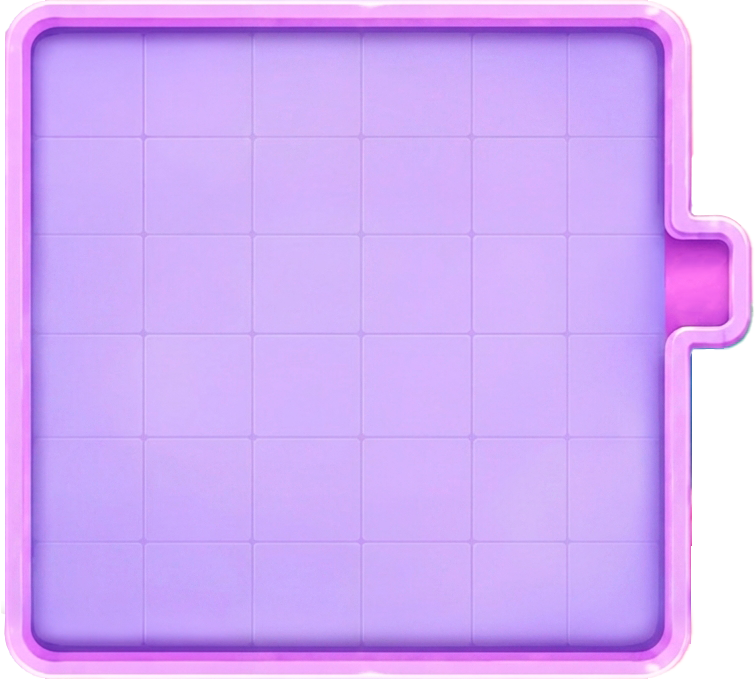
#> input picture assets/art/board/Board_full.png, 755 x 679 px, found by its file name
$ python draw_board_grid.py
#> lines starting #> are read from the running program, lines starting #| are printed output that depends on the picture
#!/usr/bin/env python3
"""Рисует сетку 6x6 поверх `Board_full.png` по геометрии из `GameConfig.ts`.

Зачем: автор убрал старую запечённую сетку с `Board_full.png` (была невыразительной и не
совпадала с тем, где реально останавливаются блоки — GameConfig.colPitch/rowPitch считают
РАВНОМЕРНЫЙ шаг из inner rect, а старые линии на текстуре были нарисованы неравномерно).
Новые линии кладутся ровно на границы ячеек, которые использует рантайм, — расхождений
"сетка vs блоки" больше не будет по построению.

Геометрия (числа — те же, что в `assets/scripts/Core/GameConfig.ts`, дублировать формулы
безопасно: это одноразовый build-tool, а не рантайм-код, GameConfig остаётся source of truth):
  boardInnerLeft/Top/Right/Bottom = 32/29/663/649 px текстуры, gridCols/gridRows = 6/6.
  colPitch = (663-32)/6 ≈ 105.17 px, rowPitch = (649-29)/6 ≈ 103.33 px.

Линии — только ВНУТРЕННИЕ границы ячеек (5 вертикальных + 5 горизонтальных, i=1..5).
Внешний периметр inner rect не дублируется линией: он уже промаркирован рамкой платы
(тёмный рант в самом арте, см. замеры пикселей вокруг x=32/663, y=29/649) — линия поверх
рамки только замусорила бы её, ничего не добавляя к читаемости.

Цвет — чистый белый (255,255,255), непрозрачный в теле линии; сглаживание на краях линии
делается только альфой (суперсэмплинг), это не меняет сам цвет.

Запуск: python3 tools/draw_board_grid.py
"""
from PIL import Image, ImageDraw

SRC = "assets/art/board/Board_full.png"

BOARD_INNER_LEFT = 32
BOARD_INNER_TOP = 29
BOARD_INNER_RIGHT = 663
BOARD_INNER_BOTTOM = 649
GRID_COLS = 6
GRID_ROWS = 6

LINE_WIDTH = 3.0  # px текстуры, супersample x4 ниже даёт сглаженный край при этой толщине
SUPERSAMPLE = 4
WHITE = (255, 255, 255, 255)


def col_pitch():
    return (BOARD_INNER_RIGHT - BOARD_INNER_LEFT) / GRID_COLS


def row_pitch():
    return (BOARD_INNER_BOTTOM - BOARD_INNER_TOP) / GRID_ROWS


def main():
    base = Image.open(SRC).convert("RGBA")
#> base is the input picture: PIL image 755x679 RGBA; mean R, G, B, A 207.9, 168, 244.7, 234.7
    w, h = base.size
#> w = 755; h = 679

    hi = Image.new("RGBA", (w * SUPERSAMPLE, h * SUPERSAMPLE), (0, 0, 0, 0))
#> hi: PIL image 3020x2716 RGBA; every value is 0
    draw = ImageDraw.Draw(hi)
    lw = LINE_WIDTH * SUPERSAMPLE

    cp, rp = col_pitch(), row_pitch()
    for i in range(1, GRID_COLS):
        x = (BOARD_INNER_LEFT + i * cp) * SUPERSAMPLE
        draw.line([(x, BOARD_INNER_TOP * SUPERSAMPLE), (x, BOARD_INNER_BOTTOM * SUPERSAMPLE)], fill=WHITE, width=round(lw))
    for j in range(1, GRID_ROWS):
        y = (BOARD_INNER_TOP + j * rp) * SUPERSAMPLE
        draw.line([(BOARD_INNER_LEFT * SUPERSAMPLE, y), (BOARD_INNER_RIGHT * SUPERSAMPLE, y)], fill=WHITE, width=round(lw))

    grid = hi.resize((w, h), Image.LANCZOS)
    out = Image.alpha_composite(base, grid)
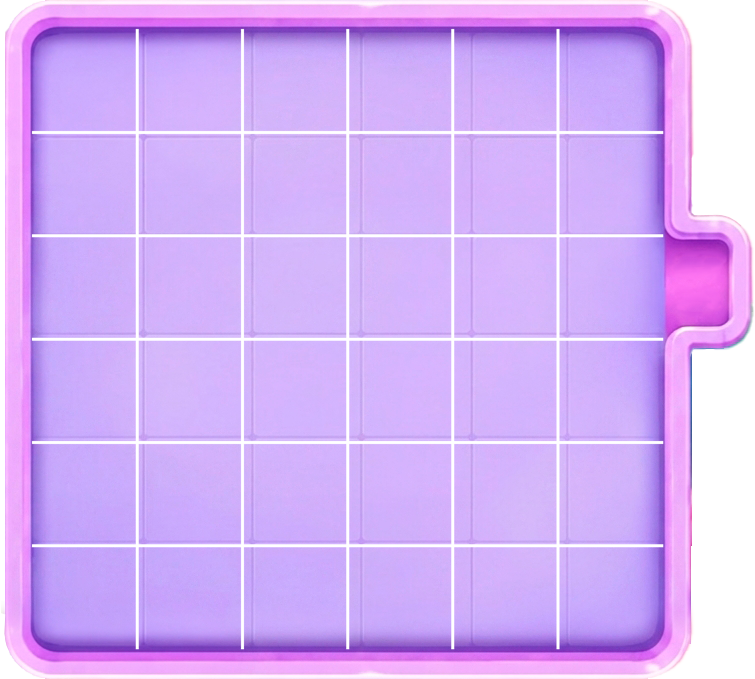
#> out: PIL image 755x679 RGBA; mean R, G, B, A 209.7, 171, 244.9, 234.7; transparent parts drawn white
    out.save(SRC)
    print(f"grid drawn: {w}x{h}, colPitch={cp:.3f} rowPitch={rp:.3f} lineWidth={LINE_WIDTH}px -> {SRC}")
#| grid drawn: 755x679, colPitch=105.167 rowPitch=103.333 lineWidth=3.0px -> assets/art/board/Board_full.png


if __name__ == "__main__":
    main()

$ run again, with assets/art/board/board.png copied over assets/art/board/Board_full.png
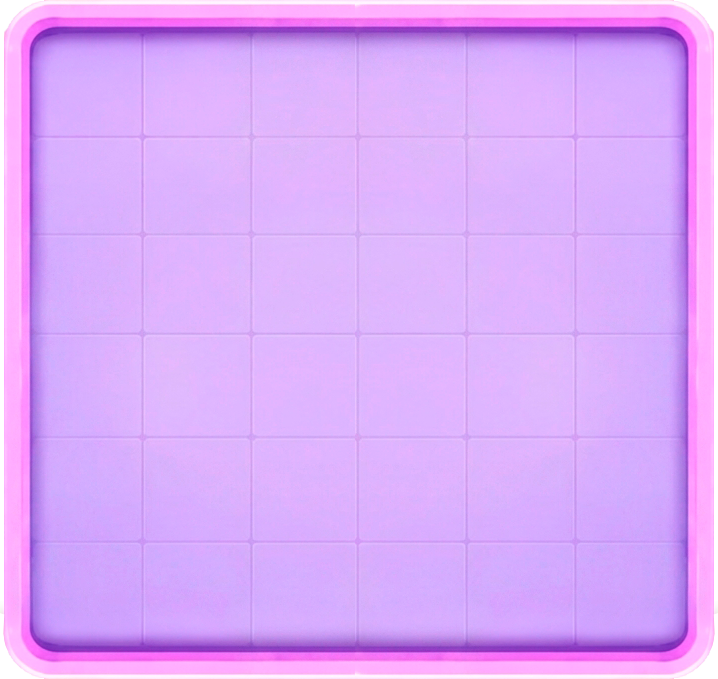
#> input picture assets/art/board/board.png, 718 x 679 px, found by its file name
#> in main, base is the input picture: PIL image 718x679 RGBA; mean R, G, B, A 219.6, 169.2, 250.5, 251.1
#> hi: PIL image 2872x2716 RGBA; every value is 0
#> in main, `out = Image.alpha_composite(base, grid)`:
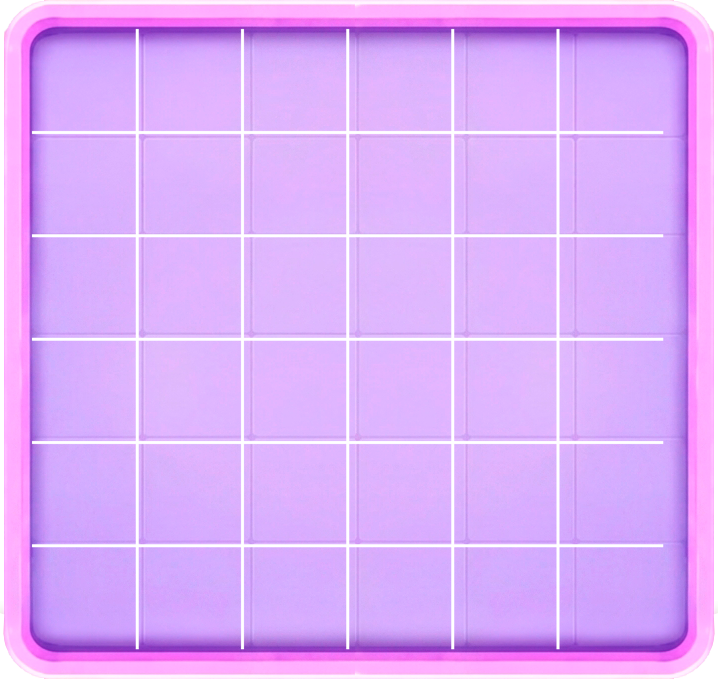
#> out: PIL image 718x679 RGBA; mean R, G, B, A 221.1, 172.3, 250.7, 251.1; transparent parts drawn white
#| grid drawn: 718x679, colPitch=105.167 rowPitch=103.333 lineWidth=3.0px -> assets/art/board/Board_full.png
